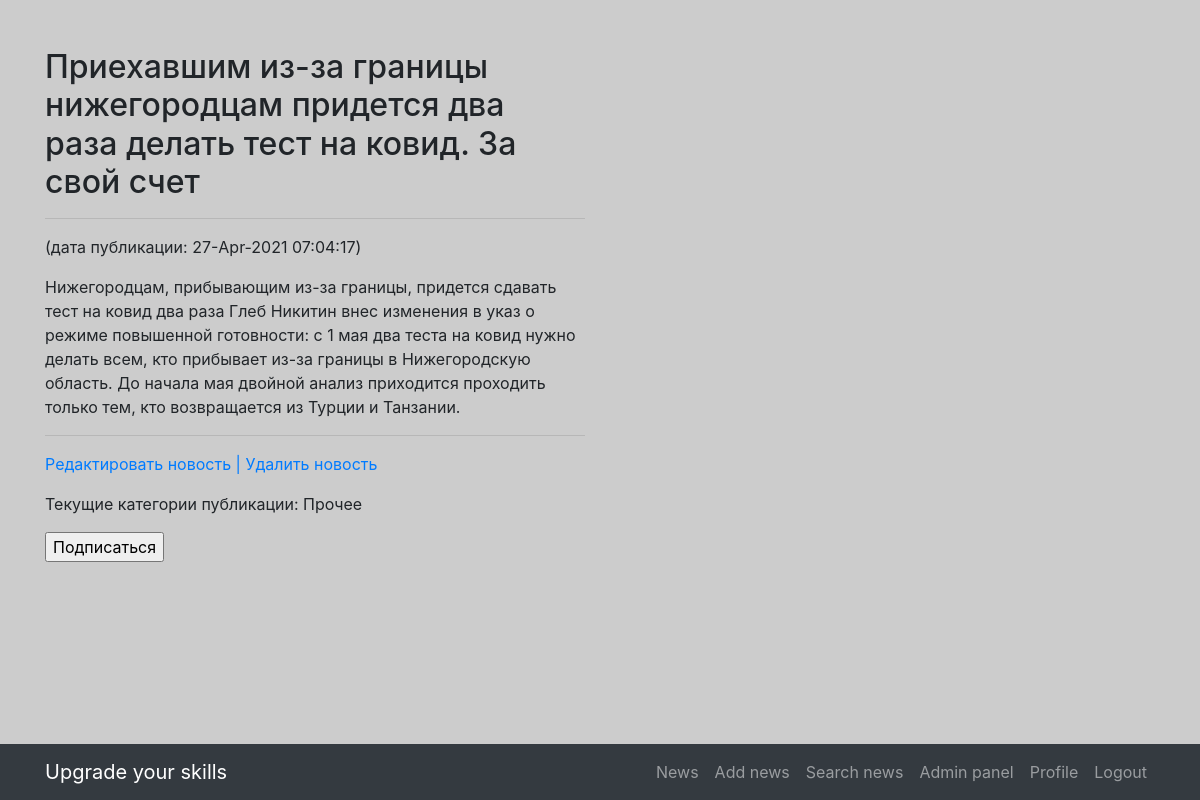
Screenshot of /news/search/130 (signed in) with the database file from the repository.
### news/models.py (models this page shows, shortened)
class Post(models.Model):
    author = models.ForeignKey('Author', on_delete = models.CASCADE)
    news, article = 'NE', 'AR'
    POSITIONS = [(news, 'Новость'), (article,'Статья')]
    type_news_article = models.CharField(max_length = 2, choices = POSITIONS, default = 'news')
    time_in = models.DateTimeField(auto_now_add = True)
    chapter = models.CharField(max_length = 200, unique = False)
    text = models.TextField(default = '')
    article_news_rate = models.IntegerField(default=0)
    category = models.ManyToManyField(Category, through= 'PostCategory')

class PostCategory(models.Model):
    post = models.ForeignKey(Post, on_delete=models.CASCADE)
    category = models.ForeignKey(Category, on_delete=models.CASCADE)
    def __str__(self):
        return f'{self.category}'

class Category(models.Model):
    news_category = models.CharField(max_length = 24, unique = True)
    def __str__(self):
        return f'{self.news_category}'

### news/views.py (the view)
# urls.py: path('<int:pk>', NewsDetail.as_view()),  # pk — это первичный ключ, который будет выводиться у нас в шаблон
class NewsDetail(DetailView):
    model = Post
    template_name = 'news/newsdetail.html'
    context_object_name = 'newsdetail'
    def get_context_data(self, **kwargs):
        context = super(NewsDetail, self).get_context_data(**kwargs)
        id = self.kwargs.get('pk')
        context['category'] = PostCategory.objects.filter(post = id)
        return context

### djantimat/helpers.py (called while the page is built)
    @staticmethod
    def replace(text, repl='[censored]'):
        words = {}
        for word in PymorphyProc._gen(text):
            text = text.replace(word, repl)
        return text

    @staticmethod
    def _gen(text):
        for word in re.findall(word_pattern, text):
            if len(word) < 3:
                continue
            normal_word = PymorphyProc.morph.parse(word.lower())[0].normal_form
            if normal_word in PymorphyProc.get_words():
                yield word

    @staticmethod
    def get_words():
        return Slang.objects.values_list('word', flat=True)

### news/templatetags/custom_filters.py (called while the page is built)
@register.filter(name='censor')
def censor(value):
    return PymorphyProc.replace(value, repl='[censored]')

### templates/news/newsdetail.html (shortened to what this page needs)
{% extends 'base.html' %}
{% load custom_filters %}
{% block content %}
    <h2>{{ newsdetail.chapter  | censor}}</h2>
    <hr>
   <p>(дата публикации: {{newsdetail.time_in | date:'d-M-Y h:m:s'}})</p>
    {{ newsdetail.text | censor}}
    <hr>
    {% if user.is_authenticated %}
        <p>
            <a href="{{newsdetail.id}}/edit">Редактировать новость | </a>
            <a href="{{newsdetail.id}}/delete">Удалить новость</a>
        </p>
        <p>
            <a>Текущие категории публикации:
                {% for cat in category %}
                {{cat}}
                {% endfor %}
            </a>
            <form action="{% url 'fastsubscribe' %}">
                <input type="submit" value= "Подписаться">
            </form>
        </p>
    {% else %}
         <a href="{% url 'account_login' %}">Для редактирования или удаления новости/статьи необходимо авторизоваться</a>
    {% endif %}
{% endblock content %}

### static/css/the-big-picture.css (style rules this page uses)
body { background: url(http://localhost:8000/static/1920x1080.png) no-repeat center center fixed; -webkit-background-size: cover; -moz-background-size: cover; background-size: cover; -o-background-size: cover; }

### rows the page displays
Post: chapter|censor "Приехавшим из-за границы нижегородцам придется два раза делать тест на ковид. За свой счет", time_in "27-Apr-2021 07:04:17", text|censor "Нижегородцам, прибывающим из-за границы, придется сдавать тест на ковид два раза Глеб Никитин внес изменения в указ о режиме повышенной готовности: с 1 мая два теста на ковид нужно делать всем, кто прибывает из-за границы в Нижегородскую область. До начала мая двойной анализ приходится проходить только тем, кто возвращается из Турции и Танзании."
PostCategory: category.news_category "Прочее"
